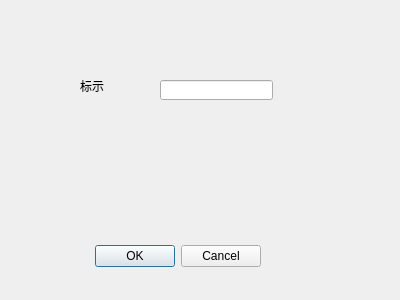
<?xml version="1.0" encoding="UTF-8"?>
<ui version="4.0">
 <class>DeleteEmployeeByIdDialog</class>
 <widget class="QDialog" name="DeleteEmployeeByIdDialog">
  <property name="geometry">
   <rect>
    <x>0</x>
    <y>0</y>
    <width>400</width>
    <height>300</height>
   </rect>
  </property>
  <property name="windowTitle">
   <string>Dialog</string>
  </property>
  <widget class="QDialogButtonBox" name="buttonBox">
   <property name="geometry">
    <rect>
     <x>-80</x>
     <y>240</y>
     <width>341</width>
     <height>32</height>
    </rect>
   </property>
   <property name="orientation">
    <enum>Qt::Horizontal</enum>
   </property>
   <property name="standardButtons">
    <set>QDialogButtonBox::Cancel|QDialogButtonBox::Ok</set>
   </property>
  </widget>
  <widget class="QLabel" name="label_ID">
   <property name="geometry">
    <rect>
     <x>80</x>
     <y>80</y>
     <width>54</width>
     <height>12</height>
    </rect>
   </property>
   <property name="text">
    <string>标示</string>
   </property>
  </widget>
  <widget class="QLineEdit" name="lineEditID">
   <property name="geometry">
    <rect>
     <x>160</x>
     <y>80</y>
     <width>113</width>
     <height>20</height>
    </rect>
   </property>
   <property name="inputMask">
    <string/>
   </property>
  </widget>
 </widget>
 <resources/>
 <connections>
  <connection>
   <sender>buttonBox</sender>
   <signal>accepted()</signal>
   <receiver>DeleteEmployeeByIdDialog</receiver>
   <slot>accept()</slot>
   <hints>
    <hint type="sourcelabel">
     <x>248</x>
     <y>254</y>
    </hint>
    <hint type="destinationlabel">
     <x>157</x>
     <y>274</y>
    </hint>
   </hints>
  </connection>
  <connection>
   <sender>buttonBox</sender>
   <signal>rejected()</signal>
   <receiver>DeleteEmployeeByIdDialog</receiver>
   <slot>reject()</slot>
   <hints>
    <hint type="sourcelabel">
     <x>316</x>
     <y>260</y>
    </hint>
    <hint type="destinationlabel">
     <x>286</x>
     <y>274</y>
    </hint>
   </hints>
  </connection>
 </connections>
</ui>
